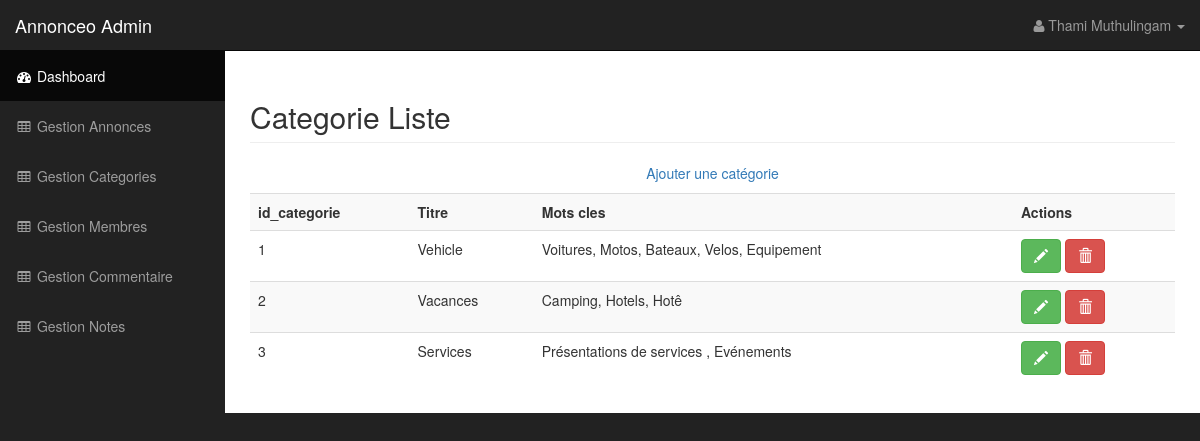
The page /admin/categories.php (signed in) on the database as committed earlier.
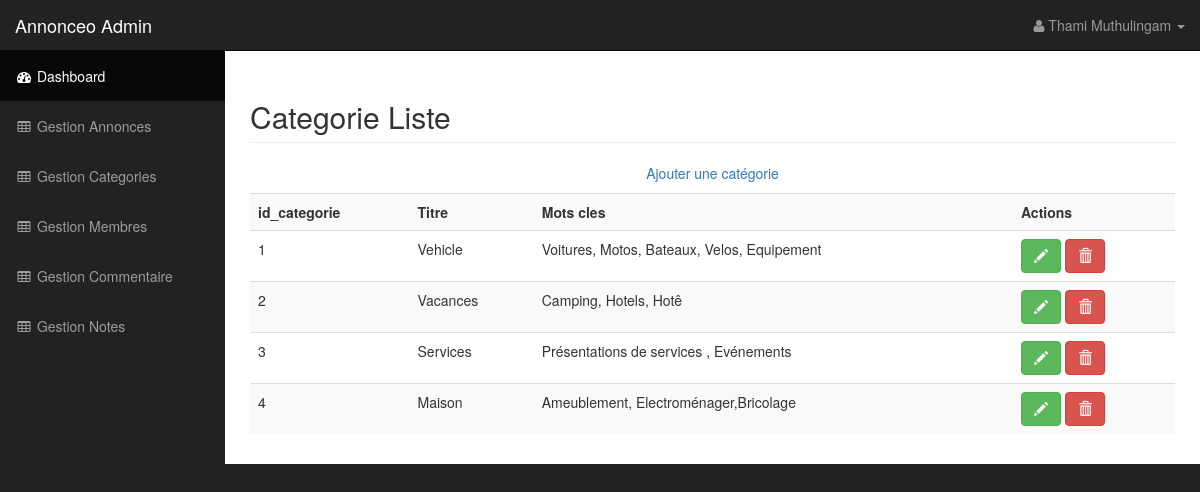
The same page on the database as committed later.
### tables this page shows
CREATE TABLE `categorie` (
  `id_categorie` int(11) NOT NULL,
  `titre` varchar(255) NOT NULL,
  `motscles` text
);

### admin/categories.php (the view, shortened to what this page needs)
            <?php
              include '../include/init.php';
							$query = 'SELECT * FROM categorie ORDER BY id_categorie';
							$stmt = $pdo->query($query);
							$categories = $stmt->fetchAll();
             include 'include/adminTop.php';  ?>
            <?php include 'include/sideMenubar.php';  ?>
        </nav>
        <div id="page-wrapper">
            <div class="container-fluid">
                <div class="row">
                    <div class="col-lg-12">
                        <h2 class="page-header">
                            Categorie Liste
												</h2>
												<p class="text-center">
													<a href="categorie-edit.php">Ajouter une catégorie</a>
												</p>
												<table class="table table-striped">
													<tr>
														<th>id_categorie</th>
														<th>Titre</th>
														<th>Mots cles</th>
														<th>Actions</th>
													</tr>
													<?php
													foreach ($categories as $categorie) :
													?>
														<tr>
															<td><?= $categorie['id_categorie']; ?></td>
															<td><?= $categorie['titre']; ?></td>
															<td><?= $categorie['motscles']; ?></td>
															<td>
                                <a class="btn btn-success" href="categorie-edit.php?id_categorie=<?= $categorie['id_categorie']; ?>"><span class="glyphicon glyphicon-pencil"></span></a>
                                <a class="btn btn-danger" href="categorie-delete.php?id_categorie=<?= $categorie['id_categorie']; ?>"><span  class="glyphicon glyphicon-trash"></span></a>
															</td>
														</tr>
													<?php
													endforeach;
													?>
												</table>
                    </div>
                </div>
            </div>
        </div>
    </div>
<?php
 include 'include/adminTop.php';
 ?>

Rows that differ between the two databases and show on the page:
added categorie: id_categorie "4", titre "Maison", motscles "Ameublement, Electroménager,Bricolage"
